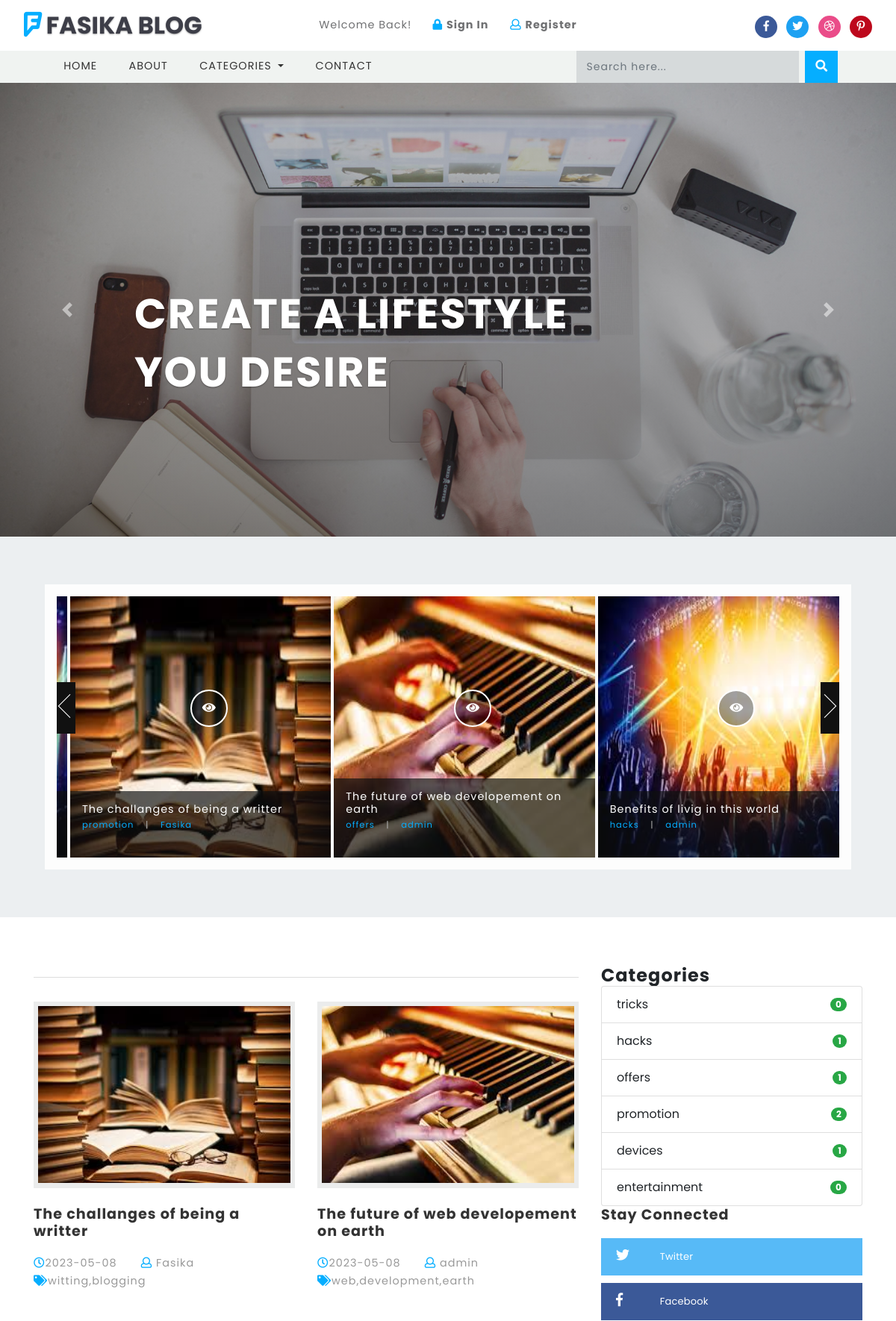
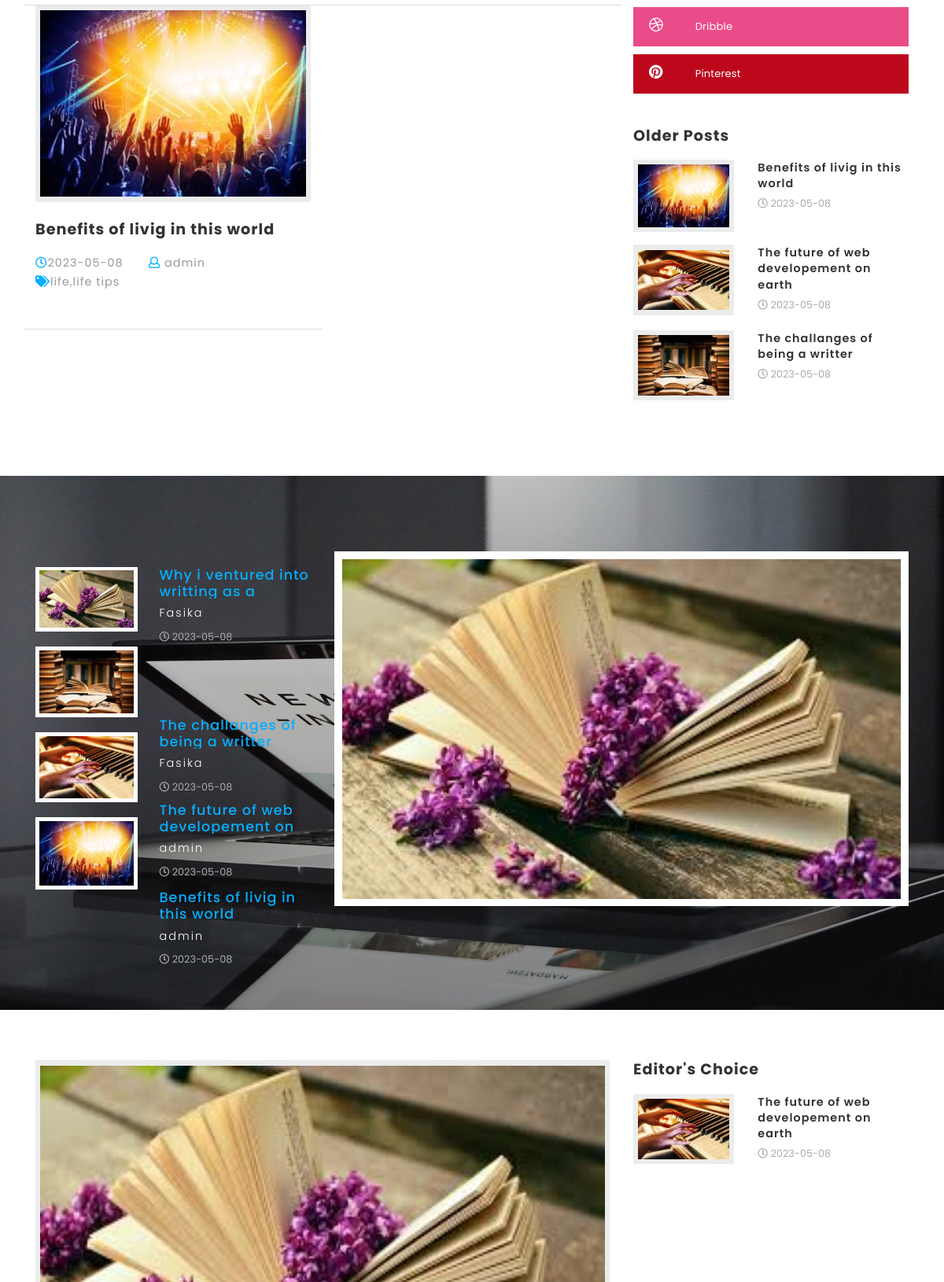
The page / (upper part) on the database its author committed (2 pictures, top to bottom).
### tables this page shows
CREATE TABLE IF NOT EXISTS `titles` (
  `id` int(10) UNSIGNED NOT NULL AUTO_INCREMENT,
  `website_name` varchar(40) DEFAULT NULL,
  `tagline` varchar(40) DEFAULT NULL,
  `icon` varchar(40) DEFAULT NULL,
  `keywords` varchar(220) DEFAULT NULL,
  `short_description` varchar(200) DEFAULT NULL,
  `bannertext1` varchar(150) DEFAULT NULL,
  `bannertext2` varchar(150) DEFAULT NULL,
  `bannertext3` varchar(150) DEFAULT NULL,
  `bannertext4` varchar(150) DEFAULT NULL,
  `detailed_description` text,
  `address` varchar(40) DEFAULT NULL,
  `email` varchar(80) DEFAULT NULL,
  `phone` varchar(40) DEFAULT NULL,
  `googlemap` varchar(255) DEFAULT NULL,
  PRIMARY KEY (`id`)
);

CREATE TABLE IF NOT EXISTS `blogs` (
  `id` int(10) UNSIGNED NOT NULL AUTO_INCREMENT,
  `title` varchar(190) NOT NULL,
  `tags` varchar(40) NOT NULL,
  `content` text NOT NULL,
  `photo` varchar(50) NOT NULL,
  `posted` varchar(40) NOT NULL,
  `date` date DEFAULT NULL,
  `author` varchar(40) DEFAULT NULL,
  `category` varchar(40) NOT NULL,
  PRIMARY KEY (`id`),
  KEY `category` (`category`)
);

CREATE TABLE IF NOT EXISTS `blog_categories` (
  `id` int(10) UNSIGNED NOT NULL AUTO_INCREMENT,
  `name` varchar(40) NOT NULL,
  PRIMARY KEY (`id`)
);

### libs/fetch_data.php (the view, shortened to what this page needs)
<?php
function countcategories(){
	require("database/db_connect.php");
	$sql="SELECT * FROM blog_categories LIMIT 10";
	if ($result=mysqli_query($con,$sql))
	{
		foreach ($result as $categoriescount => $categorydata) {
			$categoryid=$categorydata['id'];
			$sql="SELECT * FROM blogs WHERE category='$categoryid'";
			if ($result=mysqli_query($con,$sql)) {
				$rowcountcategory=mysqli_num_rows($result);
			}
			echo '<li class="list-group-item d-flex justify-content-between align-items-center">
			'.$categorydata['name'].'
			<span class="badge badge-success badge-pill">'.$rowcountcategory.'</span>
			</li>';
		}
	}
}
function getbannertext($table,$position){
	require("database/db_connect.php");
	$sql="SELECT * FROM $table ";
	if ($result=mysqli_query($con,$sql))
	{
		foreach ($result as $titles => $bannertext) {
			if ($position==1) {
				echo ''.$bannertext['bannertext1'].'';
			}
			elseif ($position==2) {
				echo ''.$bannertext['bannertext2'].'';
			}
			elseif ($position==3) {
				echo ''.$bannertext['bannertext3'].'';
			}
			elseif ($position==4) {
				echo ''.$bannertext['bannertext4'].'';
			}
		}
	}
}
function getwebname($table){
	require("database/db_connect.php");
	$sql="SELECT * FROM $table ";
	if ($result=mysqli_query($con,$sql))
	{
		$rowcount=mysqli_num_rows($result);
		if ($rowcount==0) {
			echo 'No Name!!';
		}
		foreach ($result as $titles => $blogname) {
			echo ''.$blogname['website_name'].'';
		}
	}
}
function getlinks($table,$platform){
	require("database/db_connect.php");
	$sql="SELECT * FROM $table ";
	if ($result=mysqli_query($con,$sql))
	{
		$rowcount=mysqli_num_rows($result);
		if ($rowcount==0) {
			echo '#';
		}
		foreach ($result as $link => $site) {
			if ($platform=="facebook") {
				echo ''.$site['facebook'].'';
			}
			elseif ($platform=="twitter") {
				echo ''.$site['twitter'].'';
			}
			elseif ($platform=="googleplus") {
				echo ''.$site['googleplus'].'';
			}
			elseif ($platform=="pinterest") {
				echo ''.$site['pinterest'].'';
			}
			elseif ($platform=="dribble") {
				echo ''.$site['dribble'].'';
			}
		}
	}
}
function getcategoriesmenu($table)
{
	require("database/db_connect.php");
	$sql="SELECT * FROM $table ";
	if ($result=mysqli_query($con,$sql))
	{
		$rowcount=mysqli_num_rows($result);
		if ($rowcount==0) {
			echo 'No Categories';
		}
		foreach ($result as $blog_categories => $category) {
			echo '<a class="dropdown-item" href="category.php?id='.$category['id'].'">'.$category['name'].'</a>
			<div class="dropdown-divider"></div>';
		}
	}
}
function getbottomsliderposts($table){
	require("database/db_connect.php");
	$sql="SELECT * FROM $table WHERE posted='publish' ORDER BY id DESC LIMIT 3";
	if ($result=mysqli_query($con,$sql))
	{
		foreach ($result as $sliderposts => $slideritem) {
			$category_id=$slideritem['category'];
			$sql="SELECT * FROM blog_categories WHERE id='$category_id'";
			if ($result=mysqli_query($con,$sql))
			{
				foreach ($result as $results => $actualcategory) {
					$ctgry=$actualcategory['name'];
				}
			}
			echo '<li>
			<div class="blog-item">
			<img src="blogadmin/images/'.$slideritem['photo'].'" alt="fantastic cms" class="img-fluid" style="width:450px;height:350px"/>
			<button type="button" class="btn btn-primary play">
			<a href="single.php?id='.$slideritem['id'].'" style="text-decoration:none;color:white"><i class="fas fa-eye"></i></a>
			</button>
			<div class="floods-text">
			<h3>'.$slideritem['title'].'
			<span>'.$ctgry.'
			<label>|</label>
			<i>'.$slideritem['author'].'</i>
			</span>
			</h3>
			</div>
			</div>
			</li>';
		}
	}
}
function getblogridposts($table){
	require("database/db_connect.php");
	$sql="SELECT * FROM $table WHERE posted='publish' ORDER BY id DESC LIMIT 8";
	if ($result=mysqli_query($con,$sql))
	{
		foreach ($result as $bloggrid => $griditem) {
			echo '<div class="col-md-6 blog-grid-top">
			<div class="b-grid-top">
			<div class="blog_info_left_grid">
			<a href="single.php?id='.$griditem['id'].'">
			<img src="blogadmin/images/'.$griditem['photo'].'" class="img-fluid" alt="fantastic cms" style="width:350px;height:250px">
			</a>
			</div>
			<h3>
			<a href="single.php?id='.$griditem['id'].'">'.$griditem['title'].'</a>
			</h3>
			</div>
			<ul class="blog-icons">
			<li>
			<a href="#">
			<i class="far fa-clock"></i>'.$griditem['date'].'</a>
			</li>
			<li class="mx-2">
			<a href="#">
			<i class="far fa-user"></i> '.$griditem['author'].'</a>
			</li>
			<li>
			<a href="#">
			<i class="fas fa-tags"></i>'.$griditem['tags'].'</a>
			</li>
			</ul>
			</div>';
		}
	}
}
function getolderposts($table){
	require("database/db_connect.php");
	$sql="SELECT * FROM $table WHERE posted='publish' ORDER BY id ASC LIMIT 8";
	if ($result=mysqli_query($con,$sql))
	{
		foreach ($result as $olderposts => $op) {
			echo '<div class="blog-grids row mb-3">
			<div class="col-md-5 blog-grid-left">
			<a href="single.php?id='.$op['id'].'">
			<img src="blogadmin/images/'.$op['photo'].'" class="img-fluid" alt="fantastic cms">
			</a>
			</div>
			<div class="col-md-7 blog-grid-right">
			<h5>
			<a href="single.php?id='.$op['id'].'">'.$op['title'].'</a>
			</h5>
			<div class="sub-meta">
			<span>
			<i class="far fa-clock"></i> '.$op['date'].'</span>
			</div>
			</div>
			</div>';
		}
	}
}
function getfour($table){
	require("database/db_connect.php");
	$sql="SELECT * FROM $table ORDER BY id DESC LIMIT 4";
	if ($result=mysqli_query($con,$sql))
	{
		foreach ($result as $thefour => $fourdata) {
			echo '<li>
			<a href="blogadmin/images/'.$fourdata['photo'].'">
			<img src="blogadmin/images/'.$fourdata['photo'].'" alt="fantastic cms" data-desoslide-caption="<h3>Latest Post '.$fourdata['id'].'</h3>">
			<div class="mid-text-info">
			<h4 style="height:40px;overflow:hidden;text-overflow:ellipsis">'.$fourdata['title'].'</h4>
			<p>'.$fourdata['author'].'</p>
			<div class="sub-meta">
			<span>
			<i class="far fa-clock"></i> '.$fourdata['date'].'</span>
			</div>
			</div>
			</a>
			</li>';
		}
	}
}
function getonelatest($table){
	require("database/db_connect.php");
	$sql="SELECT * FROM $table ORDER BY id DESC LIMIT 1";
	if ($result=mysqli_query($con,$sql))
	{
		foreach ($result as $onelatest => $onedata) {
			echo '<div class="blog-grid-top">
			<div class="b-grid-top">
			<div class="blog_info_left_grid">
			<a href="single.php?id='.$onedata['id'].'">
			<img src="blogadmin/images/'.$onedata['photo'].'" class="img-fluid" alt="fantastic cms" style="width:900px;height:500px">
			</a>
			</div>
			<div class="blog-info-middle">
			<ul>
			<li>
			<a href="#">
			<i class="far fa-calendar-alt"></i> '.$onedata['date'].'</a>
			</li>
			<li class="mx-2">
			<a href="#">
			<i class="far fa-check"></i> '.$onedata['tags'].'</a>
			</li>
			<li>
			<a href="#">
			<i class="far fa-user"></i> '.$onedata['author'].'</a>
			</li>
			</ul>
			</div>
			</div>
			<h3>
			<a href="single.php?id='.$onedata['id'].'">'.$onedata['title'].'</a>
			</h3>
			<a href="single.php?id='.$onedata['id'].'" class="btn btn-primary read-m">Read More</a>
			</div>';
		}
	}
}
function geteditorschoice($table){
	require("database/db_connect.php");
	$sql="SELECT * FROM $table ORDER BY id DESC LIMIT 8";
	if ($result=mysqli_query($con,$sql))
	{
		foreach ($result as $edschoice => $choice) {
			$postid=$choice['blog'];
			$sql="SELECT * FROM blogs WHERE id='$postid'";
			if ($result=mysqli_query($con,$sql)) {
				foreach ($result as $posts => $postdata) {
					echo '<div class="blog-grids row mb-3">
								<div class="col-md-5 blog-grid-left">
									<a href="single.php?id='.$postdata['id'].'">
										<img src="blogadmin/images/'.$postdata['photo'].'" class="img-fluid" alt="fantastic cms">
									</a>
								</div>
								<div class="col-md-7 blog-grid-right">
									<h5>
										<a href="single.php?id='.$postdata['id'].'"> '.$postdata['title'].'</a>
									</h5>
									<div class="sub-meta">
										<span>
											<i class="far fa-clock"></i> '.$postdata['date'].'</span>
									</div>
								</div>
							</div>';
				}
			}
		}
	}
}
?>

### css/style.css (style rules this page uses)
html, body { margin: 0; font-size: 100%; font-family: 'Poppins', sans-serif; background: #fff; }
body a { text-decoration: none; transition: 0.5s all; -webkit-transition: 0.5s all; -moz-transition: 0.5s all; -o-transition: 0.5s all; -ms-transition: 0.5s all; }
h1, h2, h3, h4, h5, h6 { margin: 0; font-family: 'Poppins', sans-serif; letter-spacing:1px; }
p { margin: 0; font-size: 0.9em; color: #777777; line-height: 2em; letter-spacing: 1px; font-weight: 300; }
ul { margin: 0; padding: 0; }
.carousel-caption span { display:block; }
.nbs-flexisel-item { float: left; margin:0 2px; padding: 0em; position: relative; line-height: 0px; }
.blog-item { position:relative; }
.floods-text { position: absolute; bottom:0%; left:0%; padding: 1em; background: rgba(14, 15, 16, 0.67); width:100%; }
.floods-text h3 { font-size:.9em; color:#fff; margin:0; font-weight:400; }
.floods-text h3 span { display: block; color: #05aeff; margin: .5em 0 1em; font-size: .8em; }
.floods-text h3 label { color: #B2B2B2; padding: 0 1em; }
.floods-text h3 i { font-style:normal; color:#05aeff; }
button.btn.btn-primary.play { width:50px; height:50px; border-radius: 50%; -webkit-border-radius: 50%; -moz-border-radius: 50%; -o-border-radius: 50%; -ms-border-radius: 50%; outline: none; cursor: pointer; border:2px solid #fff; background-color:rgba(0, 0, 0, 0.37); position:absolute; left:46%; bottom:50%; }
.b-grid-top { position: relative; }
.blog_info_left_grid { position: relative; overflow: hidden; }
.blog_info_left_grid img { -moz-transition: all 1s; -o-transition: all 1s; -webkit-transition: all 1s; transition: all 1s; background: #ebecec; padding: .4em; }
.blog-grid-top h3,.two-blog2 h3,h5.card-title { font-size: 1.2em; margin: 1.2em 0 1em 0; font-weight: 700; }
.blog-grid-top h3 a,.two-blog2 h3 a,h5.card-title a { color: #333333; }
.blog-grid-top { border-bottom: 1px solid #ddd; padding-bottom: 3em; }
ul.blog-icons li { display: inline-block; margin-right: 20px; list-style:none; }
ul.blog-icons a { font-size: 0.9em; letter-spacing: 1px; color: #999; }
ul.blog-icons i { color: #05aeff; }
.tech-btm img { background: #ebecec; padding: .4em; }
.tech-btm h5 { font-size: 0.9em; line-height: 1.4em; font-weight: 600; }
.tech-btm h5 a { color:#333; }
.sub-meta span { font-size: 0.8em; color: #a9abad; line-height: 2.5em; }
.list-inline> li { margin: 1.2em 0; display: block; padding: 0; }
.list-inline> li a { display: block; }
.mid-text-info h4 { color: #05aeff; font-size: 1.1em; }
.mid-text-info p { margin-top: 0.3em; letter-spacing: 2px; color: #fff; }
.list-inline> li a img { width: 37%; background: #ffffff; padding: .3em; }
.mid-text-info { float: right; width: 55%; }

### rows shown on the page
titles: bannertext1 "CREATE A LIFESTYLE YOU DESIRE"
blogs: photo (picture), title "The challanges of being a writter", author "Fasika", date "2023-05-08", tags "witting,blogging"
blog_categories: name "promotion", rowcountcategory "2"
blogs: photo (picture), title "The future of web developement on earth", author "admin", date "2023-05-08", tags "web,development,earth", title "The future of web developement on…"
blog_categories: name "offers", rowcountcategory "1"
blogs: photo (picture), title "Benefits of livig in this world", author "admin", date "2023-05-08", tags "life,life tips"
blog_categories: name "hacks", rowcountcategory "1"
blog_categories: name "tricks", rowcountcategory "0"
blog_categories: name "devices", rowcountcategory "1"
blog_categories: name "entertainment", rowcountcategory "0"
blogs: photo (picture), title "Why i ventured into writting as a…", author "Fasika", date "2023-05-08"
